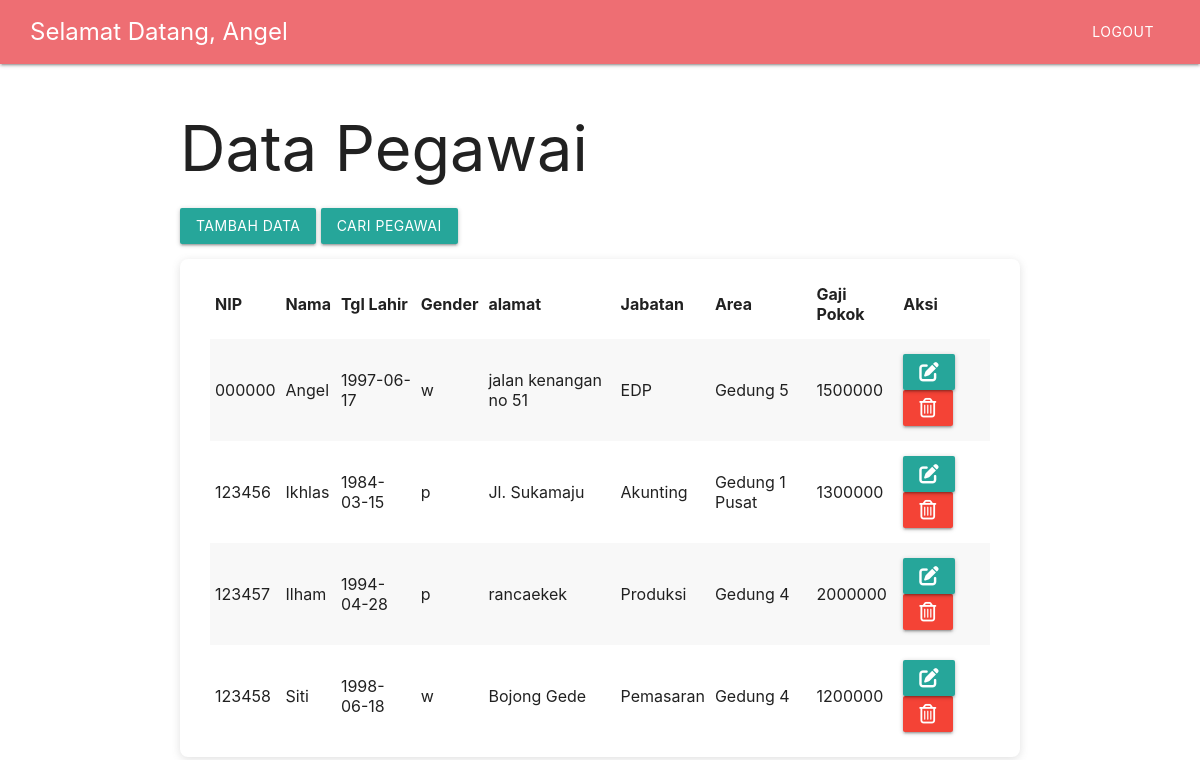
Page /index.php (signed in) on the committed database.
### tables this page shows
CREATE TABLE `pegawai` (
  `NIP` char(6) NOT NULL,
  `nama` varchar(35) NOT NULL,
  `password` varchar(255) NOT NULL,
  `tgl_lahir` date NOT NULL,
  `gender` enum('p','w') NOT NULL,
  `alamat` varchar(50) NOT NULL,
  `kota` varchar(25) NOT NULL,
  `tgl_masuk` date NOT NULL,
  `kode_jabatan` int(2) UNSIGNED ZEROFILL NOT NULL,
  `kode_area` int(3) UNSIGNED ZEROFILL NOT NULL
);

CREATE TABLE `jabatan` (
  `kode_jabatan` int(2) UNSIGNED ZEROFILL NOT NULL,
  `nama_jabatan` varchar(20) NOT NULL,
  `gaji_pokok` int(11) NOT NULL
);

CREATE TABLE `area` (
  `kode_area` int(3) UNSIGNED ZEROFILL NOT NULL,
  `nama_area` varchar(30) NOT NULL,
  `alamat_area` varchar(100) NOT NULL
);

### index.php (the view, shortened to what this page needs)
<?php include_once('./assets/templates/header.php') ?>
<h1>Data Pegawai</h1>
<?php
$db = OpenCon();
if ($db->connect_errno == 0) {
    $sql = "SELECT p.nip,p.nama,p.tgl_lahir, p.gender, p.alamat, j.nama_jabatan, a.nama_area, j.gaji_pokok
    FROM pegawai p JOIN jabatan j ON p.kode_jabatan=j.kode_jabatan
    JOIN area a ON p.kode_area=a.kode_area
    WHERE nip <> 'admin'";
    $res = $db->query($sql);
    if ($res) {
        $data = $res->fetch_all(MYSQLI_ASSOC);
?>
<a class="waves-effect waves-light btn " href="./pegawai-form-tambah.php" role="button">Tambah Data</a>
<a class="waves-effect waves-light btn " href="./pegawai-view-cari.php" role="button">Cari Pegawai</a>
<div id="pegawai-view">
    <table class="striped">
        <thead>
            <tr>
                <th>NIP</th>
                <th>Nama</th>
                <th>Tgl Lahir</th>
                <th>Gender</th>
                <th>alamat</th>
                <th>Jabatan</th>
                <th>Area</th>
                <th>Gaji Pokok</th>
                <th>Aksi</th>
            </tr>
        </thead>
        <tbody>
            <?php foreach ($data as $barisdata) {  ?>
            <tr>
                <td><?= $barisdata["nip"];?></td>
                <td><?= $barisdata["nama"];?></td>
                <td><?= $barisdata["tgl_lahir"];?></td>
                <td><?= $barisdata["gender"];?></td>
                <td><?= $barisdata["alamat"];?></td>
                <td><?= $barisdata["nama_jabatan"];?></td>
                <td><?= $barisdata["nama_area"];?></td>
                <td><?= $barisdata["gaji_pokok"];?></td>
                <td>
                    <a class="waves-effect waves-light btn" href="pegawai-form-edit.php?nip=<?= $barisdata["nip"]; ?>">
                        <i class="fas fa-edit"></i>
                    </a>
                    <button onclick="handlingModalDelete(event)" data-nip="<?= $barisdata["nip"]; ?>"
                        data-target="modalDelete" class="btn modal-trigger red"><i
                            class="far fa-trash-alt"></i></button>
                </td>
            </tr>
            <?php } ?>
        </tbody>
    </table>
</div>
<?php
    } else echo "Gagal Eksekusi SQL" . (DEVELOPMENT ? " : " . $db->error : "") . "<br>";
} else echo "Gagal koneksi" . (DEVELOPMENT ? " : " . $db->connect_error : "") . "<br>";
?>
</div>
<?php include_once('./assets/templates/footer.php') ?>

### assets/templates/header.php (shortened to what this page needs)
<html lang="en">
<head>
    <link rel="stylesheet" href="https://cdnjs.cloudflare.com/ajax/libs/materialize/1.0.0/css/materialize.min.css">
    <link href="./assets/styles/main.css" rel="stylesheet">
</head>
<body>
    <nav>
        <div class="nav-wrapper">
            <div class="greeting">
                <p>Selamat Datang, <?= $_SESSION['nama'] ?></p>
            </div>
            <a class="btn waves-effect waves-light btn-flat white-text" href="pegawai-logout.php">Logout</a>
        </div>
    </nav>
    <div class="container">

### assets/templates/footer.php (shortened to what this page needs)
</body>
</html>

### assets/styles/main.css (style rules this page uses)
* { padding: 0; margin: 0; box-sizing: border-box; }
i { pointer-events: none; }
nav { margin-bottom: 50px; }
.nav-wrapper { padding: 0 30px; display: flex; justify-content: space-between; align-items: center; }
.nav-wrapper p { font-size: 24px; }
#pegawai-view { box-shadow: rgba(99, 99, 99, 0.2) 0px 2px 8px 0px; border-radius: 8px; padding: 10px 30px; margin-top: 15px; margin-bottom: 200px; }

### rows in the picture
pegawai: NIP "000000", nama "Angel", tgl_lahir "1997-06-17", gender "w", alamat "jalan kenangan no 51", kode_jabatan.nama_jabatan "EDP", kode_area.nama_area "Gedung 5", kode_jabatan.gaji_pokok "1500000"
pegawai: NIP "123456", nama "Ikhlas", tgl_lahir "1984-03-15", gender "p", alamat "Jl. Sukamaju", kode_jabatan.nama_jabatan "Akunting", kode_area.nama_area "Gedung 1 Pusat", kode_jabatan.gaji_pokok "1300000"
pegawai: NIP "123457", nama "Ilham", tgl_lahir "1994-04-28", gender "p", alamat "rancaekek", kode_jabatan.nama_jabatan "Produksi", kode_area.nama_area "Gedung 4", kode_jabatan.gaji_pokok "2000000"
pegawai: NIP "123458", nama "Siti", tgl_lahir "1998-06-18", gender "w", alamat "Bojong Gede", kode_jabatan.nama_jabatan "Pemasaran", kode_area.nama_area "Gedung 4", kode_jabatan.gaji_pokok "1200000"

### other values in the picture
$_SESSION['nama'] "Angel"
